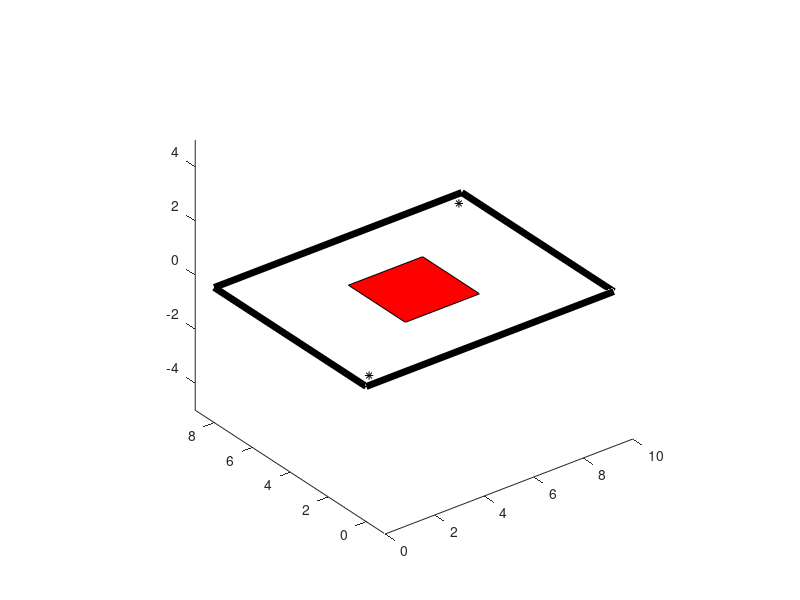

This chart was generated by the following MATLAB code: (Note: this script raises an error after producing the figure.)
close all; clear; clc

%% make environment

% bounds
xLB = 0;
xUB = 10;
yLB = 0;
yUB = 8;

% points
stPoint = [xLB + 0.5; yLB + 0.5];
endPoint = [xUB - 0.5; yUB - 0.5; 0;0];

% obstacle
obs1_xLB = 3.5;
obs1_xUB = 6.5;
obs1_yLB = 2.5;
obs1_yUB = 5.5;

%% plot environment

figure(1)
% points
plot3([stPoint(1) endPoint(1)],[stPoint(2) endPoint(2)],[0 0],'k*')
axis equal
hold on

%bounds
plot([xLB xUB],[yLB yLB],'k','LineWidth',5)
hold on
plot([xLB xUB],[yUB yUB],'k','LineWidth',5)
hold on
plot([xLB xLB],[yLB yUB],'k','LineWidth',5)
hold on
plot([xUB xUB],[yLB yUB],'k','LineWidth',5)

% obstacle
hold on
fill([obs1_xLB obs1_xLB obs1_xUB obs1_xUB], ...
        [obs1_yLB obs1_yUB obs1_yUB obs1_yLB],'r')

%% formulate and solve MIP problem
N = 8; % number of hops
nBoundaries = 4;

z1 = binvar(nBoundaries,N);
x = sdpvar(5,N); % [x y vx vy vz]'
M = 1e6;
safety = 0;


constr = [x(1,:) <= obs1_xLB - safety + z1(1,:)*M, ... % Obstacle
           x(1,:) >= obs1_xUB + safety - z1(2,:)*M, ... 
           x(2,:) <= obs1_yLB - safety + z1(3,:)*M, ... 
           x(2,:) >= obs1_yUB + safety - z1(4,:)*M, ...
           z1(1,:) + z1(2,:) + z1(3,:) + z1(4,:) <= 3, ... 
           x(1:2,1) == stPoint, ... % Start point
           x(1:4,N) == endPoint, ... % End point
           x(3,1:N-1).*x(5,1:N-1) == 4.9*(x(1,2:N)- x(1,1:N-1)),... % Constrain X vel
           x(4,1:N-1).*x(5,1:N-1) == 4.9*(x(2,2:N)- x(2,1:N-1)),...
           x(5,:) >= 0]; % Constrain Z vel

VZ = 1;
VXY = 1;
B = diag([5 5 1 1 1]);

objective = 2*VZ*x(5,1:N-1)*x(5,1:N-1)'...
    + VXY * (  (x(3,2:N) - x(3,1:N-1)) * (x(3,2:N) - x(3,1:N-1))'  ...
              +(x(4,2:N) - x(4,1:N-1)) * (x(4,2:N) - x(4,1:N-1))'  )...
    + VXY*( x(3,1)^2 + x(4,1)^2 );
    


options = sdpsettings('verbose',2,'solver','GUROBI','debug',1,...
                        'GUROBI.TimeLimit',30,'savesolveroutput',1);
sol = optimize(constr,objective,options);

% plot with size of marker proportional to z velocity
plot(value(x(1,1:N/2+1)),value(x(2,1:N/2+1)),'b*-');
plot(value(x(1,N/2+1:N)),value(x(2,N/2+1:N)),'k*-');

vel_scale = 0.1;
for ix = 1:N
   plot3([value(x(1,ix)), value(x(1,ix)) + vel_scale*value(x(3,ix))] ,...
       [value(x(2,ix)), value(x(2,ix)) + vel_scale*value(x(4,ix))] ,...
       [0             , 0              + vel_scale*value(x(5,ix))] , 'g-');
end